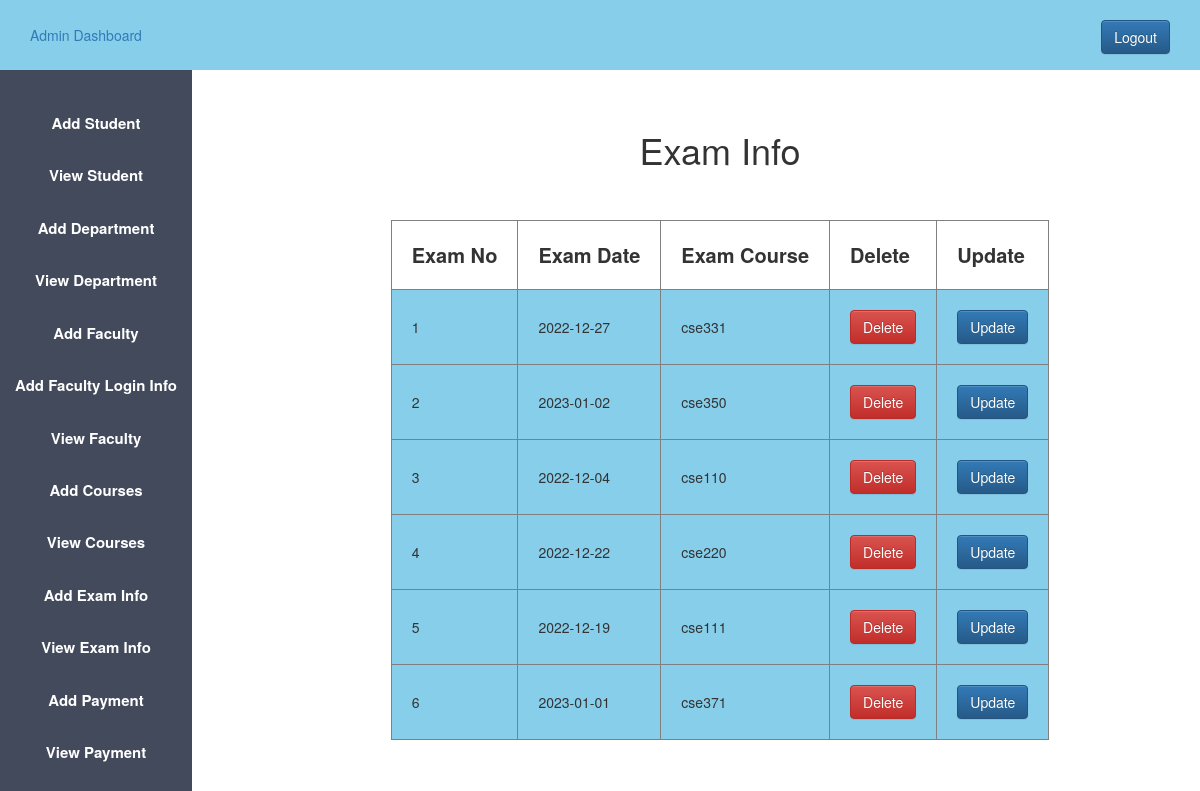
The page /admin_view_exam.php (signed in) on the database its author committed.
### tables this page shows
CREATE TABLE `exam` (
  `exam_no` int(11) NOT NULL,
  `exam_date` date DEFAULT NULL,
  `exam_course` varchar(100) DEFAULT NULL
);

### src/admin_view_exam.php (the view, shortened to what this page needs)
<?php
    $host = "localhost";
    $user = "root";
    $password = "";
    $db = "370project";
    $data= mysqli_connect($host,$user,$password,$db);
    $sql = "SELECT * FROM exam ";
    $result = mysqli_query($data,$sql);
?>
<!DOCTYPE html>
<html>
<head>
<?php
include "admin_css.php"
?>
</head>
<body>
	<?php
    include "admin_sidebar.php"
    ?>
	<div class="content">
        <center>
		<h1>Exam Info </h1>
    <br><br>
        <table border="1px">
            <tr>
                <th class = "table_th">Exam No</th>
                <th class = "table_th">Exam Date</th>
                <th class = "table_th">Exam Course</th>
                <th class = "table_th">Delete</th>
                <th class = "table_th">Update</th>
            </tr>
            <?php
            while($info =$result->fetch_assoc())
            {
            ?>
            <tr>
                <td class = "table_td">
                    <?php echo"{$info['exam_no']}"; ?>
                </td>
                <td class = "table_td">
                    <?php echo"{$info['exam_date']}"; ?>
                </td>
                <td class = "table_td">
                    <?php echo"{$info['exam_course']}"; ?>
                </td>
                <td class = "table_td">
                    <?php echo "<a class='btn btn-danger' onClick=\" javascript:return confirm('delete this exam data'); \" href='admin_delete_exam.php?exam_id={$info['exam_no']}'>Delete</a>"; ?>
                </td>
                <td class = "table_td">
                    <?php echo "<a class='btn btn-primary' href='admin_update_exam.php?exam_id={$info['exam_no']}'>Update</a>"; ?>
                </td>
            </tr>
            <?php
            }
            ?>
        </table>
        </center>
	</div>
</body>
</html>

### src/admin.css (style rules this page uses)
* { margin: 0px; padding: 0px; }
a,a:hover { text-decoration: none!important; }
.content { margin-left: 20%; margin-top: 5%; }

### src/admin_view_exam.php (style rules this page uses)
.table_th { padding: 20px; font-size: 20px; }
.table_td { padding: 20px; background-color: skyblue; }

### rows shown on the page
exam: exam_no "1", exam_date "2022-12-27", exam_course "cse331"
exam: exam_no "2", exam_date "2023-01-02", exam_course "cse350"
exam: exam_no "3", exam_date "2022-12-04", exam_course "cse110"
exam: exam_no "4", exam_date "2022-12-22", exam_course "cse220"
exam: exam_no "5", exam_date "2022-12-19", exam_course "cse111"
exam: exam_no "6", exam_date "2023-01-01", exam_course "cse371"
